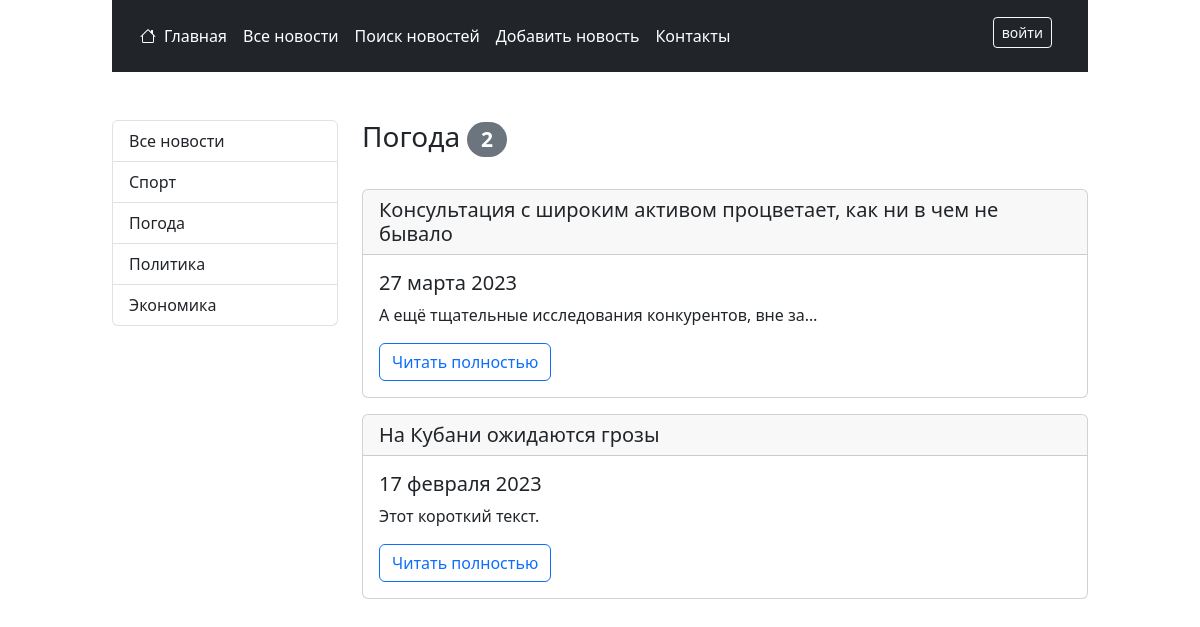
Before: /news/2 with the older database file.
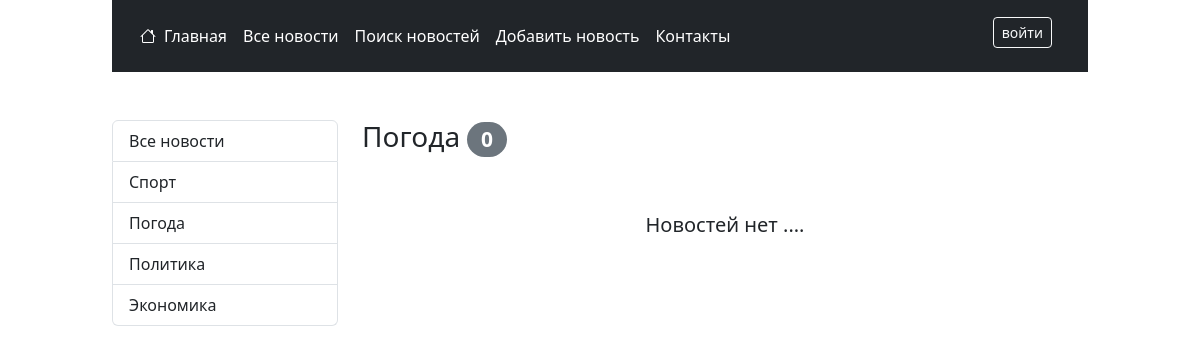
After: the same page with the newer database file.
### news/models.py (models this page shows, shortened)
class Category(models.Model):
    title = models.CharField(
        max_length=150, unique=True, null=False, help_text="Категория новостей"
    )
    subscribers = models.ManyToManyField(User)
    class Meta:
        verbose_name = "Категория"
        verbose_name_plural = "Категории"
    def __str__(self):
        return str(self.title)[:20]

class Post(models.Model):
    NEWS = "NWS"
    ARTICLE = "ART"
    CONTENT_TYPES = [
        (NEWS, "новость"),
        (ARTICLE, "статья"),
    ]
    title = models.CharField(max_length=255, null=False,
                             help_text="Заголовок новости")
    text = models.TextField(null=False, help_text="Текст новости")
    rating = models.IntegerField(default=0, help_text="Рейтинг новости")
    content_type = models.CharField(
        max_length=3,
        choices=CONTENT_TYPES,
        default=NEWS,
        help_text="Тип контента (новость/статья)",
    )
    created = models.DateTimeField(
        auto_now_add=True, help_text="Дата и время создания")
    author = models.ForeignKey("accounts.Author", on_delete=models.CASCADE)
    category = models.ManyToManyField(Category, through="PostCategory")
    class Meta:
        verbose_name = "Новость/статья"
        verbose_name_plural = "Новости/статьи"

### news/views.py (the view)
# urls.py: path('<int:category_pk>', PostList.as_view(), name = 'postListCategory'),
class PostList(ListView):
    model = Post
    template_name = 'news/postList.html'
    context_object_name = 'posts'
    paginate_by = PAGINATOR_RANGE
    def get_context_data(self, *, object_list=None, **kwargs):
        context = super().get_context_data(**kwargs)
        context['categories'] = Category.objects.all()
        if 'category_pk' in self.kwargs:
            context['current_category'] = Category.objects.get(
                pk=self.kwargs['category_pk'])
        return (context)
    def get_queryset(self):
        posts = Post.objects.all().order_by('-created')
        if 'category_pk' in self.kwargs:
            posts = posts.filter(category__pk=self.kwargs['category_pk'])
        return posts

### news/templatetags/my_tags.py (called while the page is built)
@register.filter(name="censor")
def censor(value):
    file_name = os.path.join(STATICFILES_DIRS[0], 'dictionaries', 'censor.txt')
    if not os.path.exists(file_name):
        return value
    with open(file_name, "r", encoding='utf8') as file:
        censor_dict = file.read().split(', ')
    for word in censor_dict:
        value = str(value).replace(word, '*'*3)
    return value

@register.inclusion_tag('news/tag_show_post.html')
def show_post(post):
    return {"post": post}

### news/templates/news/postList.html (shortened to what this page needs)
{% extends 'layout.html' %}
{% load my_tags %}
{% block content %}
{% load cache %}
    <main class="row my-5">
        {% cache 600 category_menu %}
            <div class="col-md-3">
                <ul class="list-group">
                    <a href="{% url 'postList' %}" class="list-group-item list-group-item-action" aria-current="true">
                        Все новости
                    </a>
                    {% for category in categories %}
                        <a href="{% url 'postList' %}{{ category.pk }}" class="list-group-item list-group-item-action" aria-current="true">
                            {{ category.title }}
                        </a>
                    {% endfor %}
                </ul>
            </div>
        {% endcache %}
        {% cache 60 category current_category.pk %}
            <div class="col-md-9">
                <div class='row justify-content-between align-items-center mb-4'>
                    <h3 class="col-auto">
                        {% if current_category %}
                            {{ current_category }}
                        {% else %}
                            Все новости
                        {% endif %}
                        <span class="badge rounded-pill text-bg-secondary">{{ posts|length }}</span>
                    </h3>
                </div>
                {% if posts %}
                    {% for post in posts %}
                        {% show_post post %}
                    {% endfor %}
                {% else %}
                    <h5 class='text-center my-5'>Новостей нет ....</h5>
                {% endif %}
            </div>
        {% endcache %}
    </main>
{% endblock content %}

### news/templates/news/tag_show_post.html
{% load my_tags %}
<div class="card mb-3">
    <h5 class="card-header">{{ post.title|censor }}</h5>
    <div class="card-body">
      <h5 class="card-title">{{ post.created|date:'d E Y' }}</h5>
      <p class="card-text">{{ post.text|censor|truncatechars:50 }}</p>
      <a href="{% url 'onePost' post.pk %}" class="btn btn-outline-primary">Читать полностью</a>
    </div>
</div>

Changed rows visible on the page:
removed Post: title|censor "Консультация с широким активом процветает, как ни в чем не бывало", created "27 марта 2023", text|censor "А ещё тщательные исследования конкурентов, вне за…"
removed Post: title|censor "На Кубани ожидаются грозы", created "17 февраля 2023", text|censor "Этот короткий текст."
Other visible differences:
{{ posts|length }}: "2" → "0"
text now shown: "Новостей нет ...."
